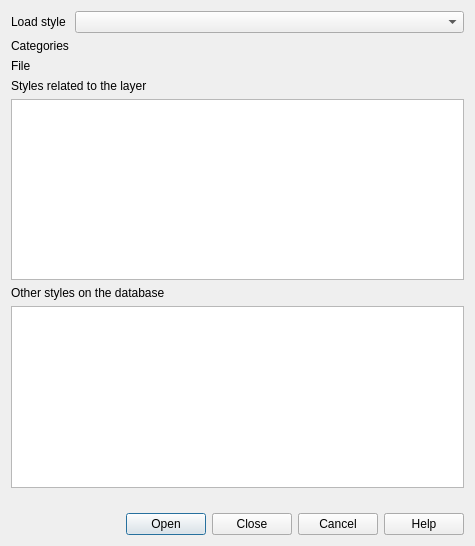
<?xml version="1.0" encoding="UTF-8"?>
<ui version="4.0">
 <class>QgsVectorLayerLoadStyleDialog</class>
 <widget class="QDialog" name="QgsVectorLayerLoadStyleDialog">
  <property name="geometry">
   <rect>
    <x>0</x>
    <y>0</y>
    <width>475</width>
    <height>546</height>
   </rect>
  </property>
  <property name="sizePolicy">
   <sizepolicy hsizetype="Preferred" vsizetype="Preferred">
    <horstretch>0</horstretch>
    <verstretch>0</verstretch>
   </sizepolicy>
  </property>
  <property name="windowTitle">
   <string>Load Layer Style</string>
  </property>
  <property name="modal">
   <bool>true</bool>
  </property>
  <layout class="QGridLayout" name="gridLayout">
   <item row="3" column="0" colspan="2">
    <widget class="QWidget" name="mFromDbWidget" native="true">
     <layout class="QGridLayout" name="gridLayout_2">
      <property name="leftMargin">
       <number>0</number>
      </property>
      <property name="topMargin">
       <number>0</number>
      </property>
      <property name="rightMargin">
       <number>0</number>
      </property>
      <property name="bottomMargin">
       <number>0</number>
      </property>
      <item row="0" column="0">
       <widget class="QLabel" name="label">
        <property name="text">
         <string>Styles related to the layer</string>
        </property>
       </widget>
      </item>
      <item row="1" column="0">
       <widget class="QTableWidget" name="mRelatedTable">
        <property name="sortingEnabled">
         <bool>true</bool>
        </property>
       </widget>
      </item>
      <item row="2" column="0">
       <widget class="QLabel" name="label_2">
        <property name="text">
         <string>Other styles on the database</string>
        </property>
       </widget>
      </item>
      <item row="3" column="0">
       <widget class="QTableWidget" name="mOthersTable">
        <property name="sortingEnabled">
         <bool>true</bool>
        </property>
       </widget>
      </item>
     </layout>
    </widget>
   </item>
   <item row="0" column="1">
    <widget class="QComboBox" name="mStyleTypeComboBox"/>
   </item>
   <item row="1" column="0">
    <widget class="QLabel" name="label_4">
     <property name="text">
      <string>Categories</string>
     </property>
    </widget>
   </item>
   <item row="5" column="0" colspan="2">
    <layout class="QGridLayout" name="gridLayout_4">
     <item row="0" column="0">
      <spacer name="horizontalSpacer">
       <property name="orientation">
        <enum>Qt::Horizontal</enum>
       </property>
       <property name="sizeHint" stdset="0">
        <size>
         <width>40</width>
         <height>20</height>
        </size>
       </property>
      </spacer>
     </item>
     <item row="0" column="1">
      <widget class="QPushButton" name="mCancelButton">
       <property name="sizePolicy">
        <sizepolicy hsizetype="Maximum" vsizetype="Fixed">
         <horstretch>0</horstretch>
         <verstretch>0</verstretch>
        </sizepolicy>
       </property>
       <property name="text">
        <string>Cancel</string>
       </property>
      </widget>
     </item>
     <item row="0" column="2">
      <widget class="QPushButton" name="mDeleteButton">
       <property name="sizePolicy">
        <sizepolicy hsizetype="Maximum" vsizetype="Fixed">
         <horstretch>0</horstretch>
         <verstretch>0</verstretch>
        </sizepolicy>
       </property>
       <property name="text">
        <string>Delete Style</string>
       </property>
      </widget>
     </item>
     <item row="0" column="3">
      <widget class="QPushButton" name="mLoadButton">
       <property name="sizePolicy">
        <sizepolicy hsizetype="Maximum" vsizetype="Fixed">
         <horstretch>0</horstretch>
         <verstretch>0</verstretch>
        </sizepolicy>
       </property>
       <property name="text">
        <string>Load Style</string>
       </property>
      </widget>
     </item>
    </layout>
   </item>
   <item row="0" column="0">
    <widget class="QLabel" name="mModeLabel">
     <property name="text">
      <string>Load style</string>
     </property>
    </widget>
   </item>
   <item row="2" column="0" colspan="2">
    <widget class="QWidget" name="mFromFileWidget" native="true">
     <property name="sizePolicy">
      <sizepolicy hsizetype="Preferred" vsizetype="MinimumExpanding">
       <horstretch>0</horstretch>
       <verstretch>0</verstretch>
      </sizepolicy>
     </property>
     <layout class="QGridLayout" name="gridLayout_3">
      <property name="leftMargin">
       <number>0</number>
      </property>
      <property name="topMargin">
       <number>0</number>
      </property>
      <property name="rightMargin">
       <number>0</number>
      </property>
      <property name="bottomMargin">
       <number>0</number>
      </property>
      <item row="0" column="0">
       <widget class="QLabel" name="label_3">
        <property name="text">
         <string>File</string>
        </property>
       </widget>
      </item>
      <item row="0" column="1">
       <widget class="QgsFileWidget" name="mFileWidget" native="true"/>
      </item>
     </layout>
    </widget>
   </item>
   <item row="4" column="0">
    <spacer name="verticalSpacer">
     <property name="orientation">
      <enum>Qt::Vertical</enum>
     </property>
     <property name="sizeHint" stdset="0">
      <size>
       <width>20</width>
       <height>40</height>
      </size>
     </property>
    </spacer>
   </item>
   <item row="5" column="1">
    <widget class="QDialogButtonBox" name="mButtonBox">
     <property name="standardButtons">
      <set>QDialogButtonBox::Cancel|QDialogButtonBox::Close|QDialogButtonBox::Help|QDialogButtonBox::Open</set>
     </property>
    </widget>
   </item>
  </layout>
 </widget>
 <layoutdefault spacing="6" margin="11"/>
 <customwidgets>
  <customwidget>
   <class>QgsFileWidget</class>
   <extends>QWidget</extends>
   <header>qgsfilewidget.h</header>
   <container>1</container>
  </customwidget>
 </customwidgets>
 <resources/>
 <connections/>
</ui>
